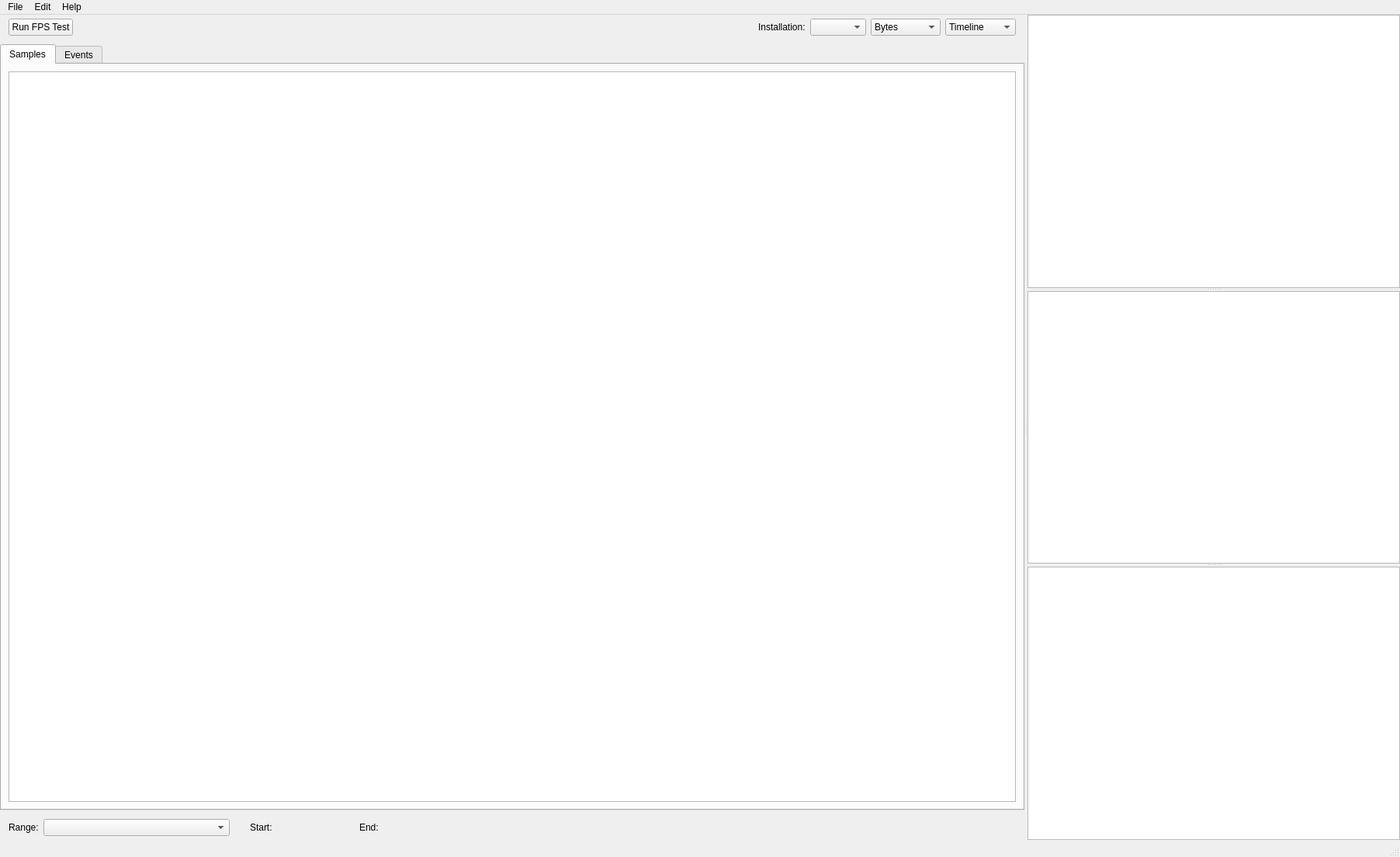
<?xml version="1.0" encoding="UTF-8"?>
<ui version="4.0">
 <class>document_window</class>
 <widget class="QMainWindow" name="document_window">
  <property name="geometry">
   <rect>
    <x>0</x>
    <y>0</y>
    <width>1804</width>
    <height>1104</height>
   </rect>
  </property>
  <property name="windowTitle">
   <string>MainWindow</string>
  </property>
  <widget class="QWidget" name="m_root_widget">
   <layout class="QHBoxLayout" name="horizontalLayout_3">
    <property name="leftMargin">
     <number>0</number>
    </property>
    <property name="topMargin">
     <number>0</number>
    </property>
    <property name="rightMargin">
     <number>0</number>
    </property>
    <property name="bottomMargin">
     <number>0</number>
    </property>
    <item>
     <widget class="QSplitter" name="m_splitter">
      <property name="maximumSize">
       <size>
        <width>16777215</width>
        <height>16777215</height>
       </size>
      </property>
      <property name="orientation">
       <enum>Qt::Orientation::Horizontal</enum>
      </property>
      <property name="childrenCollapsible">
       <bool>true</bool>
      </property>
      <widget class="QWidget" name="content_container" native="true">
       <property name="sizePolicy">
        <sizepolicy hsizetype="Expanding" vsizetype="Expanding">
         <horstretch>1</horstretch>
         <verstretch>0</verstretch>
        </sizepolicy>
       </property>
       <layout class="QVBoxLayout" name="verticalLayout_2">
        <property name="leftMargin">
         <number>0</number>
        </property>
        <property name="topMargin">
         <number>0</number>
        </property>
        <property name="rightMargin">
         <number>0</number>
        </property>
        <property name="bottomMargin">
         <number>0</number>
        </property>
        <item>
         <widget class="QWidget" name="topbar" native="true">
          <property name="minimumSize">
           <size>
            <width>0</width>
            <height>32</height>
           </size>
          </property>
          <property name="maximumSize">
           <size>
            <width>16777215</width>
            <height>32</height>
           </size>
          </property>
          <layout class="QHBoxLayout" name="horizontalLayout">
           <property name="leftMargin">
            <number>11</number>
           </property>
           <property name="topMargin">
            <number>0</number>
           </property>
           <property name="rightMargin">
            <number>11</number>
           </property>
           <property name="bottomMargin">
            <number>0</number>
           </property>
           <item>
            <widget class="QPushButton" name="m_run_tests">
             <property name="text">
              <string>Run FPS Test</string>
             </property>
            </widget>
           </item>
           <item>
            <spacer name="horizontalSpacer">
             <property name="orientation">
              <enum>Qt::Orientation::Horizontal</enum>
             </property>
             <property name="sizeHint" stdset="0">
              <size>
               <width>40</width>
               <height>20</height>
              </size>
             </property>
            </spacer>
           </item>
           <item>
            <widget class="QLabel" name="label_2">
             <property name="text">
              <string>Installation:</string>
             </property>
            </widget>
           </item>
           <item>
            <widget class="QComboBox" name="m_installation_selector"/>
           </item>
           <item>
            <widget class="QComboBox" name="m_memory_scaling">
             <item>
              <property name="text">
               <string>Bytes</string>
              </property>
             </item>
             <item>
              <property name="text">
               <string>Kilobytes</string>
              </property>
             </item>
             <item>
              <property name="text">
               <string>Megabytes</string>
              </property>
             </item>
             <item>
              <property name="text">
               <string>Gigabytes</string>
              </property>
             </item>
            </widget>
           </item>
           <item>
            <widget class="QComboBox" name="m_mode_selector">
             <item>
              <property name="text">
               <string>Timeline</string>
              </property>
             </item>
             <item>
              <property name="text">
               <string>Distribution</string>
              </property>
             </item>
            </widget>
           </item>
          </layout>
         </widget>
        </item>
        <item>
         <widget class="QTabWidget" name="tabWidget">
          <property name="currentIndex">
           <number>0</number>
          </property>
          <widget class="QWidget" name="page_0">
           <attribute name="title">
            <string>Samples</string>
           </attribute>
           <layout class="QVBoxLayout" name="verticalLayout">
            <item>
             <widget class="chart_widget" name="m_chart_view"/>
            </item>
           </layout>
          </widget>
          <widget class="QWidget" name="m_timeline_page">
           <attribute name="title">
            <string>Events</string>
           </attribute>
           <layout class="QVBoxLayout" name="verticalLayout">
            <item>
             <widget class="QSplitter" name="splitter_2">
              <property name="sizePolicy">
               <sizepolicy hsizetype="Preferred" vsizetype="Expanding">
                <horstretch>0</horstretch>
                <verstretch>0</verstretch>
               </sizepolicy>
              </property>
              <property name="orientation">
               <enum>Qt::Orientation::Vertical</enum>
              </property>
              <widget class="timeline_widget" name="m_timeline_widget">
               <property name="sizePolicy">
                <sizepolicy hsizetype="Expanding" vsizetype="Expanding">
                 <horstretch>0</horstretch>
                 <verstretch>1</verstretch>
                </sizepolicy>
               </property>
              </widget>
              <widget class="QTreeView" name="m_timeline_tree"/>
             </widget>
            </item>
           </layout>
          </widget>
         </widget>
        </item>
        <item>
         <widget class="QWidget" name="bottombar" native="true">
          <property name="minimumSize">
           <size>
            <width>0</width>
            <height>32</height>
           </size>
          </property>
          <property name="maximumSize">
           <size>
            <width>16777215</width>
            <height>32</height>
           </size>
          </property>
          <layout class="QHBoxLayout" name="horizontalLayout_2">
           <property name="leftMargin">
            <number>11</number>
           </property>
           <property name="topMargin">
            <number>0</number>
           </property>
           <property name="rightMargin">
            <number>11</number>
           </property>
           <property name="bottomMargin">
            <number>0</number>
           </property>
           <item>
            <widget class="QLabel" name="label">
             <property name="text">
              <string>Range:</string>
             </property>
            </widget>
           </item>
           <item>
            <widget class="QComboBox" name="m_event_picker">
             <property name="sizePolicy">
              <sizepolicy hsizetype="Preferred" vsizetype="Fixed">
               <horstretch>0</horstretch>
               <verstretch>0</verstretch>
              </sizepolicy>
             </property>
             <property name="minimumSize">
              <size>
               <width>240</width>
               <height>0</height>
              </size>
             </property>
            </widget>
           </item>
           <item>
            <spacer name="horizontalSpacer_4">
             <property name="orientation">
              <enum>Qt::Orientation::Horizontal</enum>
             </property>
             <property name="sizeType">
              <enum>QSizePolicy::Policy::Fixed</enum>
             </property>
             <property name="sizeHint" stdset="0">
              <size>
               <width>20</width>
               <height>20</height>
              </size>
             </property>
            </spacer>
           </item>
           <item>
            <widget class="QLabel" name="end_label">
             <property name="text">
              <string>Start:</string>
             </property>
            </widget>
           </item>
           <item>
            <widget class="time_picker_widget" name="m_start_edit" native="true">
             <property name="minimumSize">
              <size>
               <width>80</width>
               <height>0</height>
              </size>
             </property>
            </widget>
           </item>
           <item>
            <spacer name="horizontalSpacer_2">
             <property name="orientation">
              <enum>Qt::Orientation::Horizontal</enum>
             </property>
             <property name="sizeType">
              <enum>QSizePolicy::Policy::Fixed</enum>
             </property>
             <property name="sizeHint" stdset="0">
              <size>
               <width>20</width>
               <height>20</height>
              </size>
             </property>
            </spacer>
           </item>
           <item>
            <widget class="QLabel" name="start_label">
             <property name="text">
              <string>End:</string>
             </property>
            </widget>
           </item>
           <item>
            <widget class="time_picker_widget" name="m_end_edit" native="true">
             <property name="minimumSize">
              <size>
               <width>80</width>
               <height>0</height>
              </size>
             </property>
            </widget>
           </item>
           <item>
            <spacer name="horizontalSpacer_3">
             <property name="orientation">
              <enum>Qt::Orientation::Horizontal</enum>
             </property>
             <property name="sizeHint" stdset="0">
              <size>
               <width>40</width>
               <height>20</height>
              </size>
             </property>
            </spacer>
           </item>
          </layout>
         </widget>
        </item>
       </layout>
      </widget>
      <widget class="QSplitter" name="m_splitter_vertical">
       <property name="sizePolicy">
        <sizepolicy hsizetype="Minimum" vsizetype="Expanding">
         <horstretch>0</horstretch>
         <verstretch>0</verstretch>
        </sizepolicy>
       </property>
       <property name="minimumSize">
        <size>
         <width>480</width>
         <height>0</height>
        </size>
       </property>
       <property name="orientation">
        <enum>Qt::Orientation::Vertical</enum>
       </property>
       <property name="childrenCollapsible">
        <bool>false</bool>
       </property>
       <widget class="QTreeView" name="m_overview_view"/>
       <widget class="QTreeView" name="m_providers_view">
        <property name="minimumSize">
         <size>
          <width>0</width>
          <height>0</height>
         </size>
        </property>
       </widget>
       <widget class="QChartView" name="m_statistics_view">
        <property name="minimumSize">
         <size>
          <width>0</width>
          <height>300</height>
         </size>
        </property>
       </widget>
      </widget>
     </widget>
    </item>
   </layout>
  </widget>
  <widget class="QMenuBar" name="menubar">
   <property name="geometry">
    <rect>
     <x>0</x>
     <y>0</y>
     <width>1804</width>
     <height>33</height>
    </rect>
   </property>
   <widget class="QMenu" name="menuFile">
    <property name="title">
     <string>File</string>
    </property>
    <widget class="QMenu" name="m_menu_recents">
     <property name="title">
      <string>Recent Traces...</string>
     </property>
     <addaction name="m_action_clear_recents"/>
    </widget>
    <addaction name="m_action_new"/>
    <addaction name="m_action_open"/>
    <addaction name="m_menu_recents"/>
    <addaction name="separator"/>
    <addaction name="m_action_save"/>
    <addaction name="separator"/>
    <addaction name="m_action_close"/>
    <addaction name="separator"/>
    <addaction name="m_action_exit"/>
   </widget>
   <widget class="QMenu" name="menuEdit">
    <property name="title">
     <string>Edit</string>
    </property>
   </widget>
   <widget class="QMenu" name="menuHelp">
    <property name="title">
     <string>Help</string>
    </property>
    <addaction name="m_action_about"/>
   </widget>
   <addaction name="menuFile"/>
   <addaction name="menuEdit"/>
   <addaction name="menuHelp"/>
  </widget>
  <widget class="QStatusBar" name="statusbar"/>
  <action name="actionAbout">
   <property name="text">
    <string>About</string>
   </property>
  </action>
  <action name="m_action_open">
   <property name="text">
    <string>Open Trace</string>
   </property>
   <property name="shortcut">
    <string>Ctrl+O</string>
   </property>
  </action>
  <action name="m_action_about">
   <property name="text">
    <string>About</string>
   </property>
  </action>
  <action name="m_action_exit">
   <property name="text">
    <string>Exit</string>
   </property>
  </action>
  <action name="m_action_save">
   <property name="text">
    <string>Save Trace</string>
   </property>
  </action>
  <action name="m_action_new">
   <property name="text">
    <string>New Window</string>
   </property>
  </action>
  <action name="m_action_clear_recents">
   <property name="text">
    <string>Clear Menu</string>
   </property>
  </action>
  <action name="m_action_close">
   <property name="text">
    <string>Close Trace</string>
   </property>
  </action>
 </widget>
 <customwidgets>
  <customwidget>
   <class>time_picker_widget</class>
   <extends>QWidget</extends>
   <header>time_picker_widget.h</header>
   <container>1</container>
  </customwidget>
  <customwidget>
   <class>timeline_widget</class>
   <extends>QGraphicsView</extends>
   <header>timeline_widget.h</header>
   <slots>
    <slot>zoomIn()</slot>
    <slot>zoomOut()</slot>
   </slots>
  </customwidget>
  <customwidget>
   <class>QChartView</class>
   <extends>QGraphicsView</extends>
   <header location="global">QtCharts/QtCharts</header>
  </customwidget>
  <customwidget>
   <class>chart_widget</class>
   <extends>QGraphicsView</extends>
   <header>chart_widget.h</header>
  </customwidget>
 </customwidgets>
 <resources/>
 <connections/>
</ui>
